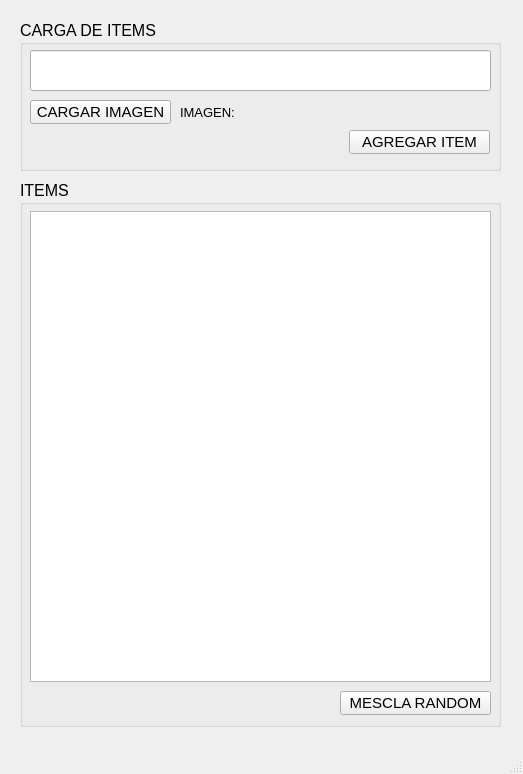
<?xml version="1.0" encoding="UTF-8"?>
<ui version="4.0">
 <class>MainWindow</class>
 <widget class="QMainWindow" name="MainWindow">
  <property name="geometry">
   <rect>
    <x>0</x>
    <y>0</y>
    <width>523</width>
    <height>774</height>
   </rect>
  </property>
  <property name="font">
   <font>
    <family>Arial</family>
    <pointsize>12</pointsize>
   </font>
  </property>
  <property name="windowTitle">
   <string>MainWindow</string>
  </property>
  <widget class="QWidget" name="centralwidget">
   <widget class="QGroupBox" name="groupBox">
    <property name="geometry">
     <rect>
      <x>20</x>
      <y>20</y>
      <width>481</width>
      <height>151</height>
     </rect>
    </property>
    <property name="font">
     <font>
      <family>Arial</family>
      <pointsize>12</pointsize>
      <weight>50</weight>
      <bold>false</bold>
      <underline>false</underline>
     </font>
    </property>
    <property name="title">
     <string>CARGA DE ITEMS</string>
    </property>
    <widget class="QLineEdit" name="input_name_item">
     <property name="geometry">
      <rect>
       <x>10</x>
       <y>30</y>
       <width>461</width>
       <height>41</height>
      </rect>
     </property>
     <property name="font">
      <font>
       <family>Arial</family>
       <pointsize>11</pointsize>
       <weight>50</weight>
       <bold>false</bold>
       <underline>false</underline>
      </font>
     </property>
    </widget>
    <widget class="QPushButton" name="button_cargar_imagen">
     <property name="geometry">
      <rect>
       <x>10</x>
       <y>80</y>
       <width>141</width>
       <height>24</height>
      </rect>
     </property>
     <property name="font">
      <font>
       <family>Arial</family>
       <pointsize>11</pointsize>
       <weight>50</weight>
       <bold>false</bold>
       <underline>false</underline>
      </font>
     </property>
     <property name="text">
      <string>CARGAR IMAGEN</string>
     </property>
    </widget>
    <widget class="QPushButton" name="button_agregar_item">
     <property name="geometry">
      <rect>
       <x>329</x>
       <y>110</y>
       <width>141</width>
       <height>24</height>
      </rect>
     </property>
     <property name="font">
      <font>
       <family>Arial</family>
       <pointsize>11</pointsize>
       <weight>50</weight>
       <bold>false</bold>
       <underline>false</underline>
      </font>
     </property>
     <property name="text">
      <string>AGREGAR ITEM</string>
     </property>
    </widget>
    <widget class="QLabel" name="label_">
     <property name="geometry">
      <rect>
       <x>160</x>
       <y>84</y>
       <width>56</width>
       <height>16</height>
      </rect>
     </property>
     <property name="font">
      <font>
       <family>Arial</family>
       <pointsize>10</pointsize>
       <weight>50</weight>
       <bold>false</bold>
       <underline>false</underline>
      </font>
     </property>
     <property name="text">
      <string>IMAGEN:</string>
     </property>
    </widget>
    <widget class="QLabel" name="label_path_imagen">
     <property name="geometry">
      <rect>
       <x>220</x>
       <y>81</y>
       <width>251</width>
       <height>20</height>
      </rect>
     </property>
     <property name="font">
      <font>
       <family>Arial</family>
       <pointsize>10</pointsize>
       <weight>50</weight>
       <bold>false</bold>
       <underline>false</underline>
      </font>
     </property>
     <property name="text">
      <string/>
     </property>
    </widget>
   </widget>
   <widget class="QGroupBox" name="groupBox_2">
    <property name="geometry">
     <rect>
      <x>20</x>
      <y>180</y>
      <width>481</width>
      <height>547</height>
     </rect>
    </property>
    <property name="title">
     <string>ITEMS</string>
    </property>
    <widget class="QListWidget" name="lista_items">
     <property name="geometry">
      <rect>
       <x>10</x>
       <y>31</y>
       <width>461</width>
       <height>471</height>
      </rect>
     </property>
    </widget>
    <widget class="QPushButton" name="button_mescla_random">
     <property name="geometry">
      <rect>
       <x>320</x>
       <y>511</y>
       <width>151</width>
       <height>24</height>
      </rect>
     </property>
     <property name="font">
      <font>
       <family>Arial</family>
       <pointsize>11</pointsize>
      </font>
     </property>
     <property name="text">
      <string>MESCLA RANDOM</string>
     </property>
    </widget>
   </widget>
  </widget>
  <widget class="QMenuBar" name="menubar">
   <property name="geometry">
    <rect>
     <x>0</x>
     <y>0</y>
     <width>523</width>
     <height>24</height>
    </rect>
   </property>
  </widget>
  <widget class="QStatusBar" name="statusbar"/>
 </widget>
 <resources/>
 <connections/>
</ui>
